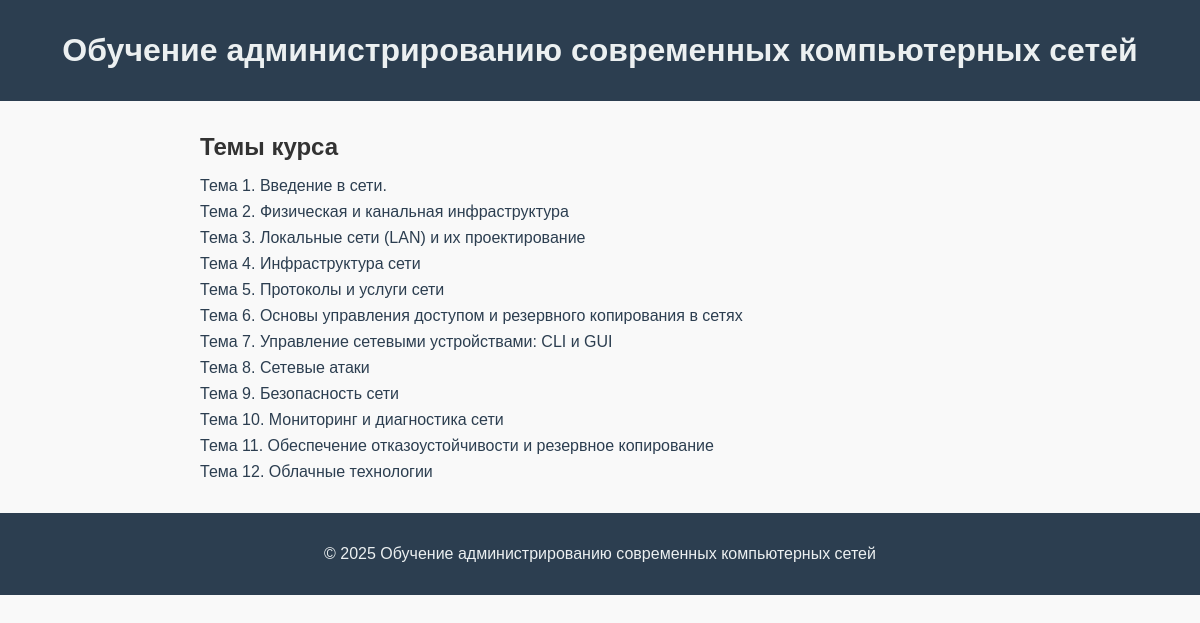
Screenshot of /course/ with the database file from the repository.
### com_networks/models.py (models this page shows, shortened)
class Topic(models.Model):
    title = models.CharField(max_length=200)
    content = models.TextField()       # Текст темы
    video_url = models.CharField(max_length=255, blank=True, null=True)

### com_networks/views.py (the view)
# urls.py: path('course/', views.course_list, name='course_list'),
def course_list(request):
    topics = Topic.objects.all()
    return render(request, 'course_list.html', {'topics': topics})

### com_networks/templates/course_list.html (shortened to what this page needs)
{% extends 'base.html' %}
{% block content %}
  <h2>Темы курса</h2>
  <ul class="topics-list">
    {% for topic in topics %}
      <li>
        <a href="{% url 'learning' topic.id %}">{{ topic.title }}</a>
      </li>
    {% empty %}
      <li>Темы отсутствуют.</li>
    {% endfor %}
  </ul>
{% endblock %}

### com_networks/templates/base.html (shortened to what this page needs)
<!DOCTYPE html>
{% load static %}
<html lang="ru">
<head>
    <link rel="stylesheet" href="{% static 'css/style.css' %}">
</head>
<body>
    <header>
        <h1>Обучение администрированию современных компьютерных сетей</h1>
    </header>
    <main>
        {% block content %}{% endblock %}
    </main>
    <footer>
        <p>&copy; 2025 Обучение администрированию современных компьютерных сетей</p>
    </footer>
</body>
</html>

### com_networks/static/css/style.css (style rules this page uses)
body { font-family: Arial, sans-serif; margin: 0; padding: 0; background-color: #f9f9f9; color: #333; }
header, footer { background-color: #2c3e50; color: #ecf0f1; text-align: center; padding: 1rem 0; }
main { max-width: 800px; margin: 2rem auto; padding: 0 1rem; }
h1, h2, h3 { margin: 1rem 0; }
.topics-list { list-style: none; padding: 0; }
.topics-list li { margin: 0.5rem 0; }
.topics-list a { text-decoration: none; color: #2c3e50; }

### rows the page displays
Topic: title "Тема 1. Введение в сети."
Topic: title "Тема 2. Физическая и канальная инфраструктура"
Topic: title "Тема 3. Локальные сети (LAN) и их проектирование"
Topic: title "Тема 4. Инфраструктура сети"
Topic: title "Тема 5. Протоколы и услуги сети"
Topic: title "Тема 6. Основы управления доступом и резервного копирования в сетях"
Topic: title "Тема 7. Управление сетевыми устройствами: CLI и GUI"
Topic: title "Тема 8. Сетевые атаки"
Topic: title "Тема 9. Безопасность сети"
Topic: title "Тема 10. Мониторинг и диагностика сети"
Topic: title "Тема 11. Обеспечение отказоустойчивости и резервное копирование"
Topic: title "Тема 12. Облачные технологии"
